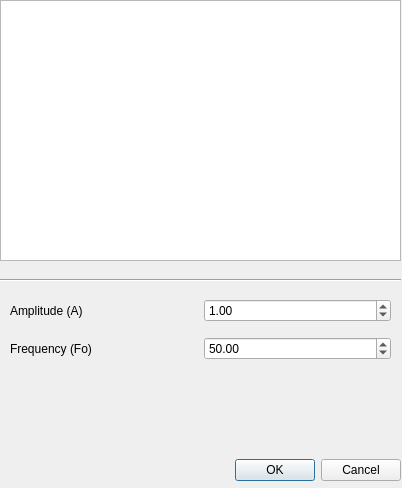
<?xml version="1.0" encoding="UTF-8"?>
<ui version="4.0">
 <class>NewSawtoothDialog</class>
 <widget class="QDialog" name="NewSawtoothDialog">
  <property name="geometry">
   <rect>
    <x>0</x>
    <y>0</y>
    <width>402</width>
    <height>488</height>
   </rect>
  </property>
  <property name="sizePolicy">
   <sizepolicy hsizetype="Fixed" vsizetype="Fixed">
    <horstretch>0</horstretch>
    <verstretch>0</verstretch>
   </sizepolicy>
  </property>
  <property name="minimumSize">
   <size>
    <width>402</width>
    <height>488</height>
   </size>
  </property>
  <property name="maximumSize">
   <size>
    <width>402</width>
    <height>488</height>
   </size>
  </property>
  <property name="windowTitle">
   <string>Periodic Known Signal-Sawtooth</string>
  </property>
  <property name="sizeGripEnabled">
   <bool>false</bool>
  </property>
  <widget class="QDialogButtonBox" name="buttonBox">
   <property name="geometry">
    <rect>
     <x>180</x>
     <y>450</y>
     <width>221</width>
     <height>41</height>
    </rect>
   </property>
   <property name="orientation">
    <enum>Qt::Horizontal</enum>
   </property>
   <property name="standardButtons">
    <set>QDialogButtonBox::Cancel|QDialogButtonBox::Ok</set>
   </property>
  </widget>
  <widget class="Line" name="line">
   <property name="geometry">
    <rect>
     <x>0</x>
     <y>270</y>
     <width>401</width>
     <height>21</height>
    </rect>
   </property>
   <property name="orientation">
    <enum>Qt::Horizontal</enum>
   </property>
  </widget>
  <widget class="QWidget" name="layoutWidget">
   <property name="geometry">
    <rect>
     <x>10</x>
     <y>290</y>
     <width>381</width>
     <height>81</height>
    </rect>
   </property>
   <layout class="QVBoxLayout" name="verticalLayout">
    <item>
     <layout class="QHBoxLayout" name="horizontalLayout">
      <item>
       <widget class="QLabel" name="labelAmplitude">
        <property name="text">
         <string>Amplitude (A)</string>
        </property>
       </widget>
      </item>
      <item>
       <widget class="QDoubleSpinBox" name="doubleSpinBoxAmplitude">
        <property name="maximum">
         <double>1.100000000000000</double>
        </property>
        <property name="singleStep">
         <double>0.100000000000000</double>
        </property>
        <property name="value">
         <double>1.000000000000000</double>
        </property>
       </widget>
      </item>
     </layout>
    </item>
    <item>
     <layout class="QHBoxLayout" name="horizontalLayout_2">
      <item>
       <widget class="QLabel" name="labelFrequency">
        <property name="text">
         <string>Frequency (Fo)</string>
        </property>
       </widget>
      </item>
      <item>
       <widget class="QDoubleSpinBox" name="doubleSpinBoxFrequency">
        <property name="maximum">
         <double>20000.000000000000000</double>
        </property>
        <property name="value">
         <double>50.000000000000000</double>
        </property>
       </widget>
      </item>
     </layout>
    </item>
   </layout>
  </widget>
  <widget class="PlotWidget" name="PreviewPlot">
   <property name="geometry">
    <rect>
     <x>0</x>
     <y>0</y>
     <width>401</width>
     <height>261</height>
    </rect>
   </property>
  </widget>
  <widget class="QLabel" name="labelFormula">
   <property name="geometry">
    <rect>
     <x>0</x>
     <y>380</y>
     <width>401</width>
     <height>71</height>
    </rect>
   </property>
   <property name="font">
    <font>
     <pointsize>18</pointsize>
    </font>
   </property>
   <property name="text">
    <string/>
   </property>
   <property name="alignment">
    <set>Qt::AlignCenter</set>
   </property>
  </widget>
 </widget>
 <customwidgets>
  <customwidget>
   <class>PlotWidget</class>
   <extends>QGraphicsView</extends>
   <header>pyqtgraph</header>
  </customwidget>
 </customwidgets>
 <resources/>
 <connections>
  <connection>
   <sender>buttonBox</sender>
   <signal>accepted()</signal>
   <receiver>NewSawtoothDialog</receiver>
   <slot>accept()</slot>
   <hints>
    <hint type="sourcelabel">
     <x>400</x>
     <y>450</y>
    </hint>
    <hint type="destinationlabel">
     <x>157</x>
     <y>274</y>
    </hint>
   </hints>
  </connection>
  <connection>
   <sender>buttonBox</sender>
   <signal>rejected()</signal>
   <receiver>NewSawtoothDialog</receiver>
   <slot>reject()</slot>
   <hints>
    <hint type="sourcelabel">
     <x>400</x>
     <y>450</y>
    </hint>
    <hint type="destinationlabel">
     <x>286</x>
     <y>274</y>
    </hint>
   </hints>
  </connection>
 </connections>
</ui>
